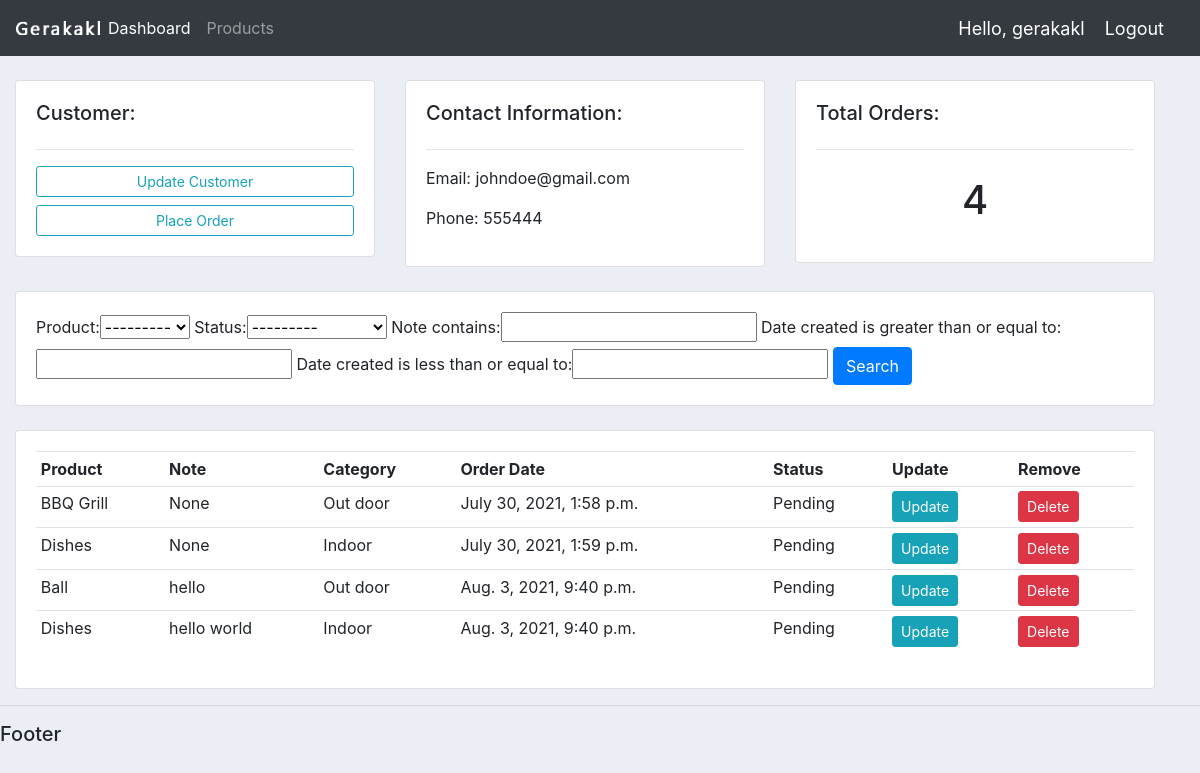
The app's page /customer/1/ (signed in) with its own data.
### accounts/models.py (models this page shows, shortened)
class Customer(models.Model):
    user = models.OneToOneField(User, null=True, on_delete=models.CASCADE)
    name = models.CharField(max_length=200, null=True)
    phone = models.CharField(max_length=200, null=True)
    email = models.CharField(max_length=200, null=True)
    date_created = models.DateTimeField(auto_now_add=True, null=True)

class Order(models.Model):
    STATUS = (
        ('Pending', 'Pending'),
        ('Out for delivery', 'Out for delivery'),
        ('Delivered', 'Delivered'),
    )
    customer = models.ForeignKey(Customer, null=True, on_delete=models.SET_NULL)
    product = models.ForeignKey(Product, null=True, on_delete=models.SET_NULL)
    date_created = models.DateTimeField(auto_now_add=True, null=True)
    status = models.CharField(max_length=200, null=True, choices=STATUS)
    note = models.CharField(max_length=1000, null=True)

class Product(models.Model):
    CATEGORY = (
        ('Indoor', 'Indoor'),
        ('Out door', 'Out door'),
    )
    name = models.CharField(max_length=200, null=True)
    price = models.FloatField(null=True)
    category = models.CharField(max_length=200, null=True, choices=CATEGORY)
    description = models.CharField(max_length=200, null=True, blank=True)
    date_created = models.DateTimeField(auto_now_add=True, null=True)
    tags = models.ManyToManyField(Tag)
    def __str__(self):
        return self.name

### accounts/decorators.py (the view)
        def wrapper_func(request, *args, **kwargs):
            group = None
            if request.user.groups.exists():
                group = request.user.groups.all()[0].name
            if group in allowed_roles:
                return view_func(request, *args, **kwargs)
            else:
                return HttpResponse('You are not authorized to view this page')

### accounts/views.py (called while the page is built)
@login_required(login_url='login')
@allowed_users(allowed_roles=['admin'])
def customer(request, pk):
    customer = Customer.objects.get(id=pk)
    orders = customer.order_set.all()
    order_count = orders.count()
    myFilter = OrderFilter(request.GET, queryset=orders)
    orders = myFilter.qs
    context = {'customer': customer, 'orders': orders, 'order_count': order_count,
               'myFilter': myFilter}
    return render(request, 'accounts/customer.html', context)

### accounts/templates/accounts/customer.html
{% extends 'accounts/main.html' %}
{% block content %}
<br>
<div class="container-fluid row">
    <div class="col-md">
        <div class="card card-body">
            <h5>Customer:</h5>
            <hr>
            <a class="btn btn-outline-info btn-sm btn-block" href="">Update Customer</a>
            <a class="btn btn-outline-info btn-sm btn-block" href="{% url 'create_order' customer.id %}">Place Order</a>
        </div>
    </div>
    <div class="col-md">
        <div class="card card-body">
            <h5>Contact Information:</h5>
            <hr>
            <p>Email: {{customer.email}}</p>
            <p>Phone: {{customer.phone}}</p>
        </div>
    </div>
    <div class="col-md">
        <div class="card card-body">
            <h5>Total Orders:</h5>
            <hr>
            <h1 style="text-align: center; padding: 10px">{{order_count}}</h1>
        </div>
    </div>
</div>
<br>
<div class="container-fluid row">
    <div class="col">
        <div class="card card-body">
            <form method="get">
                    {{myFilter.form}}
                <button class="btn btn-primary" type="submit">Search</button>
            </form>
        </div>
    </div>
</div>
<br>
<div class="container-fluid row">
    <div class="col-md">
        <div class="card card-body">
            <table class="table table-sm">
                <tr>
                    <th>Product</th>
                    <th>Note</th>
                    <th>Category</th>
                    <th>Order Date</th>
                    <th>Status</th>
                    <th>Update</th>
                    <th>Remove</th>
                </tr>
                {% for order in orders %}
                <tr>
                    <td>{{order.product}}</td>
                    <td>{{order.note}}</td>
                    <td>{{order.product.category}}</td>
                    <td>{{order.date_created}}</td>
                    <td>{{order.status}}</td>
                    <td><a class="btn btn-sm btn-info" href="{% url 'update_order' order.id %}">Update</a></td>
                    <td><a class="btn btn-sm btn-danger" href="{% url 'delete_order' order.id %}">Delete</a></td>
                </tr>
                {% endfor %}
            </table>
        </div>
    </div>
</div>
{% endblock %}

### accounts/templates/accounts/navbar.html (shortened to what this page needs)
{% load static %}
<nav class="navbar navbar-expand-lg navbar-dark bg-dark">
    <img src="{% static 'images/logo.png'%}" style="width: 7vw; min-width: 3px;" >
    <div class="collapse navbar-collapse" id="navbarNav">
        <ul class="navbar-nav">
            {% if request.user.is_staff %}
            <li class="nav-item active">
                <a class="nav-link" href="{% url 'home' %}">Dashboard</a>
            </li>
            <li class="nav-item">
                <a class="nav-link" href="{% url 'products' %}">Products</a>
            </li>
            {% endif %}
        </ul>
    </div>
    <span class="hello-msg">Hello, {{request.user}}</span>
    <span><a class="hello-msg" href="{% url 'logout' %}">Logout</a></span>
</nav>

### static/css/main.css (style rules this page uses)
body { background-color: #ebeff5; }

### accounts/templates/accounts/navbar.html (style rules this page uses)
.hello-msg { font-size: 18px; color: #fff; margin-right: 20px; }

### records on screen
Customer: email "johndoe@gmail.com", phone "555444"
Order: product "BBQ Grill", note "None", product.category "Out door", date_created "July 30, 2021, 1:58 p.m.", status "Pending"
Order: product "Dishes", note "None", product.category "Indoor", date_created "July 30, 2021, 1:59 p.m.", status "Pending"
Order: product "Ball", note "hello", product.category "Out door", date_created "Aug. 3, 2021, 9:40 p.m.", status "Pending"
Order: product "Dishes", note "hello world", product.category "Indoor", date_created "Aug. 3, 2021, 9:40 p.m.", status "Pending"

### other values on screen
{{ request.user }} "gerakakl"
{{ order_count }} "4"
